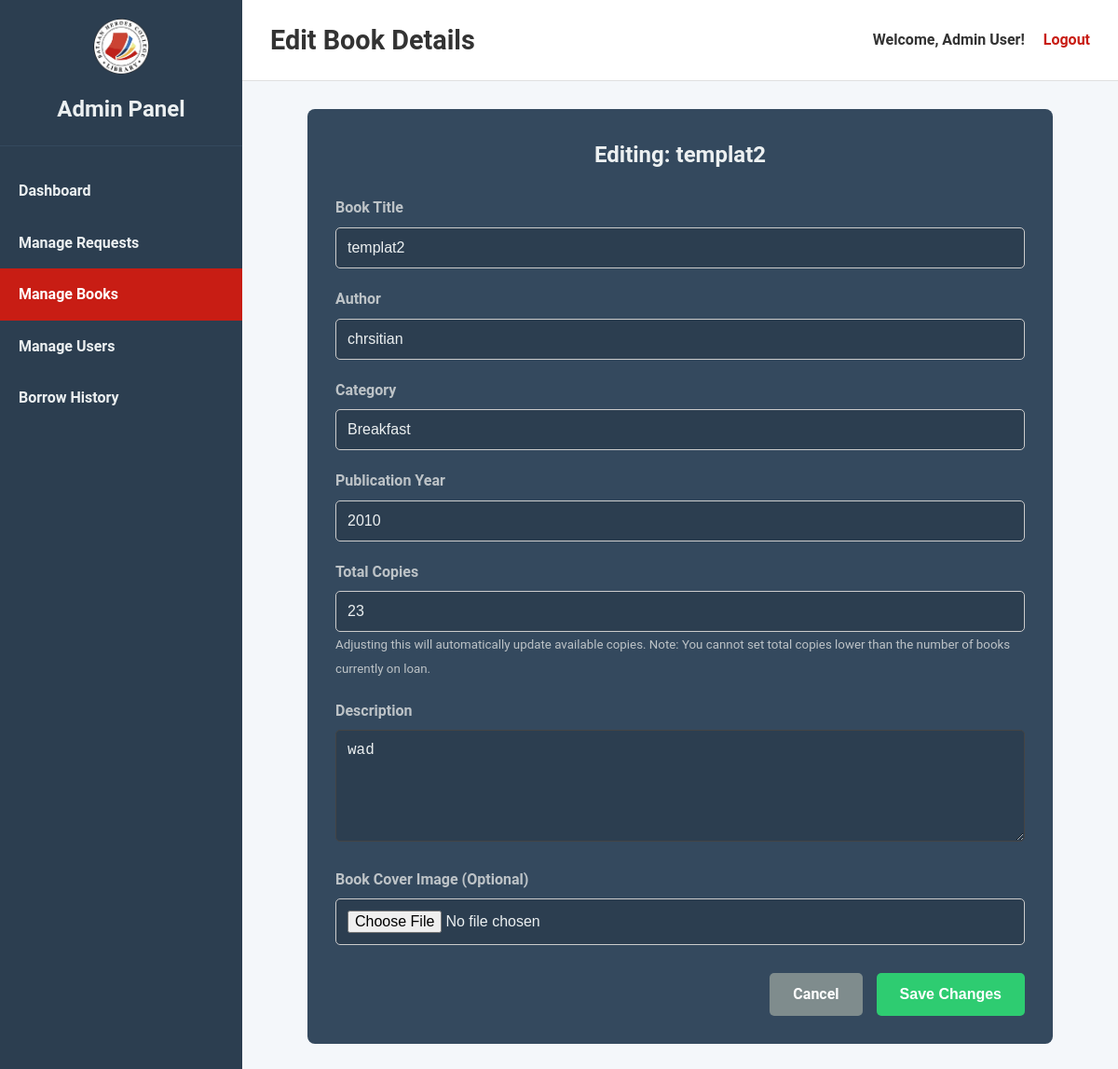
Page /frontend/edit_book.php?id=6 (signed in) on the committed database.
### tables this page shows
CREATE TABLE `books` (
  `book_id` int(11) NOT NULL,
  `book_name` varchar(255) NOT NULL,
  `book_description` text DEFAULT NULL,
  `category` varchar(255) NOT NULL,
  `favorite` tinyint(1) NOT NULL DEFAULT 0,
  `author` varchar(255) DEFAULT NULL,
  `publication_year` year(4) DEFAULT NULL,
  `total_copies` int(11) NOT NULL DEFAULT 1,
  `available_copies` int(11) NOT NULL DEFAULT 1,
  `book_image_path` varchar(255) DEFAULT NULL
);

### frontend/edit_book.php (the view, shortened to what this page needs)
<?php
include '../backend/db_connect.php';
$book_id = (int)$_GET['id'];
$stmt = $conn->prepare("SELECT * FROM books WHERE book_id = ?");
$stmt->bind_param("i", $book_id);
$stmt->execute();
$result = $stmt->get_result();
$book = $result->fetch_assoc();
$welcome_message = "Welcome, " . htmlspecialchars($_SESSION['fullname']) . "!";
?>
<!DOCTYPE html>
<html lang="en">
<head>
    <link rel="stylesheet" href="admin_styles.css">
</head>
<body>
    <div class="admin-container">
        <aside class="sidebar">
            <div class="sidebar-header">
                <img src="LIBRARY_LOGO.png" alt="Logo" class="sidebar-logo">
                <h2>Admin Panel</h2>
            </div>
            <nav class="sidebar-nav">
                <ul>
                    <li><a href="admin_dashboard.php">Dashboard</a></li>
                    <li><a href="manage_requests.php">Manage Requests</a></li>
                    <li><a href="manage_books.php" class="active">Manage Books</a></li>
                    <li><a href="manage_users.php">Manage Users</a></li>
                    <li><a href="borrow_history.php">Borrow History</a></li>
                </ul>
            </nav>
        </aside>
        <div class="main-wrapper">
            <header class="main-header">
                <h1>Edit Book Details</h1>
                <div class="user-info">
                    <span><?php echo $welcome_message; ?></span>
                    <a href="../backend/logout.php">Logout</a>
                </div>
            </header>
            <main class="main-content">
                <section class="form-section">
                    <h2>Editing: <?php echo htmlspecialchars($book['book_name']); ?></h2>
                    <form action="../backend/update_book.php" method="POST" enctype="multipart/form-data">
                        <div class="form-group">
                            <label for="book_name">Book Title</label>
                            <input type="text" id="book_name" name="book_name" value="<?php echo htmlspecialchars($book['book_name']); ?>" required>
                        </div>
                        <div class="form-group">
                            <label for="author">Author</label>
                            <input type="text" id="author" name="author" value="<?php echo htmlspecialchars($book['author']); ?>">
                        </div>
                        <div class="form-group">
                            <label for="category">Category</label>
                            <input type="text" id="category" name="category" value="<?php echo htmlspecialchars($book['category']); ?>">
                        </div>
                        <div class="form-group">
                            <label for="publication_year">Publication Year</label>
                            <input type="number" id="publication_year" name="publication_year" min="1000" max="<?php echo date('Y'); ?>" value="<?php echo htmlspecialchars($book['publication_year']); ?>">
                        </div>
                        <div class="form-group">
                            <label for="total_copies">Total Copies</label>
                            <input type="number" id="total_copies" name="total_copies" min="0" value="<?php echo htmlspecialchars($book['total_copies']); ?>" required>
                            <small style="color: #bdc3c7;">Adjusting this will automatically update available copies. Note: You cannot set total copies lower than the number of books currently on loan.</small>
                        </div>
                        <div class="form-group">
                            <label for="book_description">Description</label>
                            <textarea id="book_description" name="book_description"><?php echo htmlspecialchars($book['book_description']); ?></textarea>
                        </div>
                        <div class="form-group">
                            <label for="book_image">Book Cover Image (Optional)</label>
                            <input type="file" id="book_image" name="book_image" accept="image/jpeg, image/png, image/gif">
                        </div>
                        <div class="form-actions">
                            <a href="manage_books.php" class="btn btn-secondary">Cancel</a>
                            <button type="submit" class="btn btn-primary">Save Changes</button>
                        </div>
                    </form>
                </section>
            </main>
        </div>
    </div>
</body>
</html>

### frontend/admin_styles.css (style rules this page uses)
* { box-sizing: border-box; margin: 0; padding: 0; }
body { font-family: "Roboto", sans-serif; line-height: 1.6; background-color: #f4f7fa; color: #333; }
.admin-container { display: flex; min-height: 100vh; }
.sidebar { width: 260px; background-color: #2c3e50; color: #ecf0f1; display: flex; flex-direction: column; flex-shrink: 0; }
.sidebar-header { padding: 20px; text-align: center; border-bottom: 1px solid #34495e; }
.sidebar-logo { max-width: 60px; margin-bottom: 10px; }
.sidebar-nav ul { list-style: none; padding: 20px 0; }
.sidebar-nav ul li a { display: block; color: #ecf0f1; text-decoration: none; padding: 15px 20px; font-weight: bold; transition: background-color 0.3s, padding-left 0.3s; }
.sidebar-nav ul li a.active { background-color: #c81d14; color: #fff; }
.main-wrapper { flex: 1; display: flex; flex-direction: column; }
.main-header { background-color: #ffffff; padding: 20px 30px; border-bottom: 1px solid #e0e0e0; display: flex; justify-content: space-between; align-items: center; }
.main-header h1 { font-size: 1.8rem; }
.user-info { display: flex; align-items: center; gap: 20px; }
.user-info span { font-weight: bold; }
.user-info a { color: #c81d14; text-decoration: none; font-weight: bold; transition: color 0.3s; }
.main-content { padding: 30px; flex-grow: 1; }
.form-group { margin-bottom: 20px; }
.form-group label { display: block; font-weight: bold; margin-bottom: 8px; }
.form-group input[type="text"], .form-group input[type="number"], .form-group input[type="email"], .form-group input[type="password"], .form-group input[type="file"], .form-group select, .form-group textarea { width: 100%; padding: 12px; border: 1px solid #ccc; border-radius: 5px; font-size: 1rem; }
.form-group textarea { resize: vertical; }

### frontend/edit_book.php (style rules this page uses)
.form-section { background-color: #34495e; padding: 30px; border-radius: 8px; max-width: 800px; margin: 0 auto; }
.form-section h2 { margin-bottom: 25px; text-align: center; color: #ecf0f1; }
.form-group { margin-bottom: 20px; }
.form-group label { display: block; margin-bottom: 8px; font-weight: bold; color: #bdc3c7; }
.form-group input, .form-group textarea, .form-group select { width: 100%; padding: 12px; border-radius: 5px; border: 1px solid #444; background-color: #2c3e50; color: #ecf0f1; font-size: 1rem; }
.form-group textarea { min-height: 120px; resize: vertical; }
.form-actions { display: flex; justify-content: flex-end; gap: 15px; margin-top: 30px; }
.form-actions .btn { padding: 10px 25px; border: none; border-radius: 5px; font-size: 1rem; font-weight: bold; cursor: pointer; text-decoration: none; display: inline-block; text-align: center; }
.btn-primary { background-color: #2ecc71; color: white; }
.btn-secondary { background-color: #7f8c8d; color: white; }

### rows in the picture
books: book_name "templat2", author "chrsitian", category "Breakfast", publication_year "2010", total_copies "23", book_description "wad"

### other values in the picture
$welcome_message "Welcome, Admin User!"
